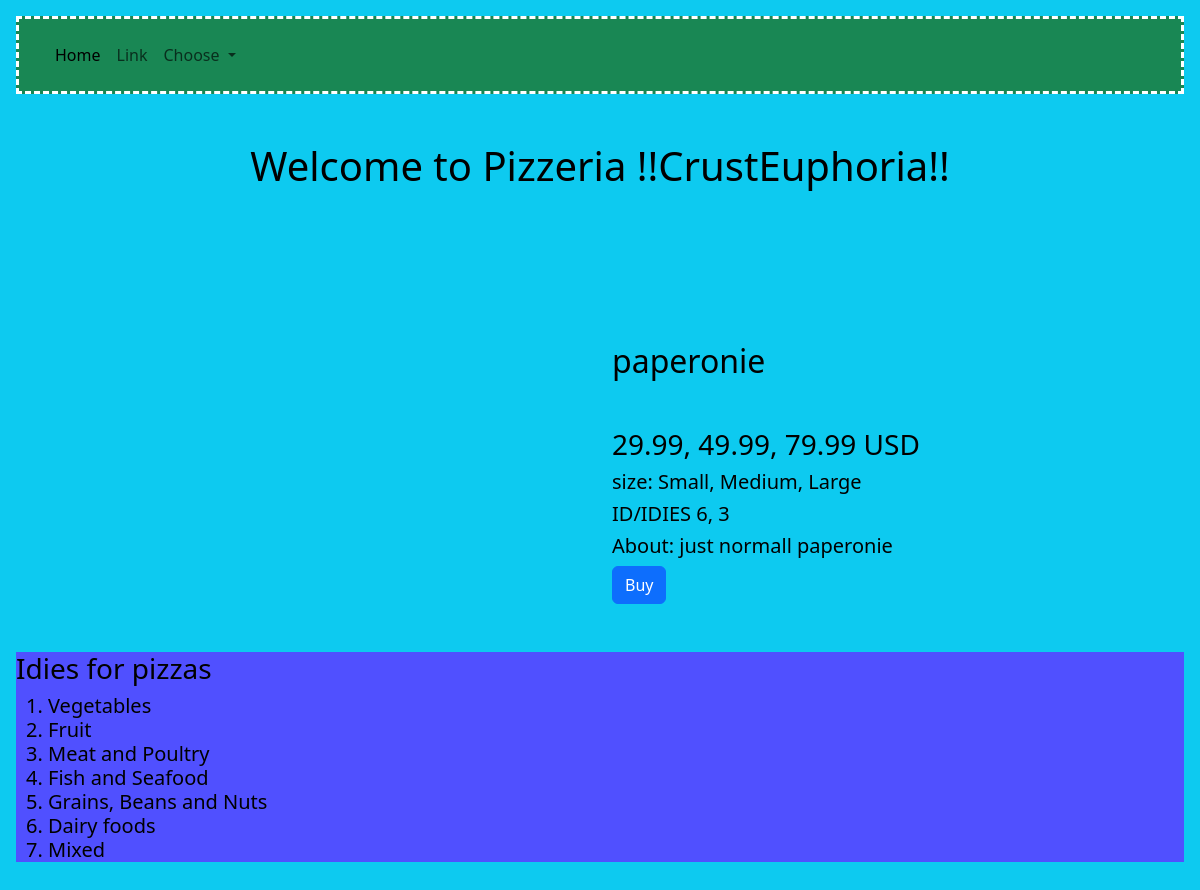
The app's page /pizza/4, older data.
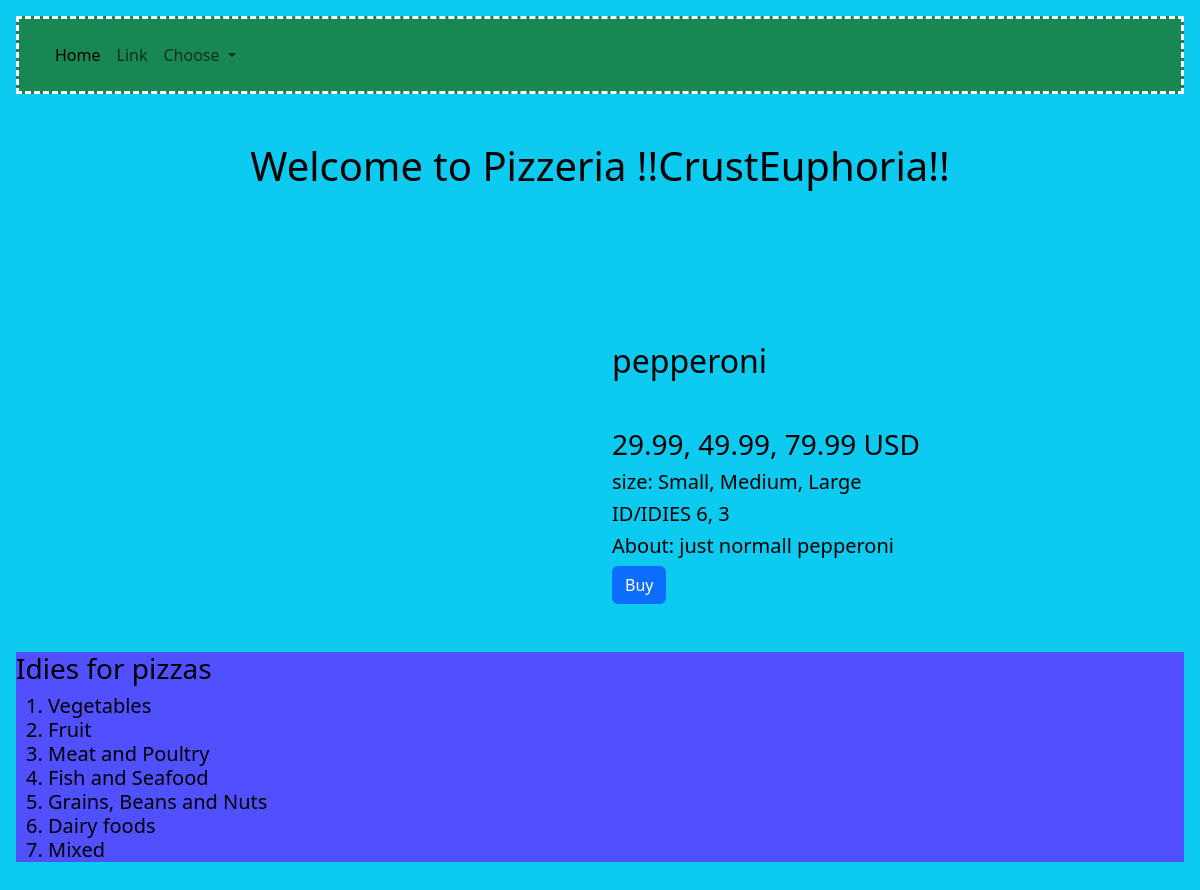
The same page, newer data.
### tables this page shows
CREATE TABLE "pizza" (
	"id"	INTEGER,
	"category_id"	INTEGER NOT NULL,
	"title"	TEXT NOT NULL,
	"description"	TEXT,
	"image"	TEXT,
	"price"	REAL NOT NULL DEFAULT '29.99, 49.99, 79.99',
	"size"	TEXT DEFAULT 'Small, Medium, Large',
	"id_category"	NUMERIC NOT NULL DEFAULT 'None',
	FOREIGN KEY("category_id") REFERENCES "categories"("id"),
	PRIMARY KEY("id")
);

### app.py (the view)
@app.route("/pizza/<pizza_id>")
def pizza(pizza_id):
    pizza_obj = db_pizzas.get_pizza(pizza_id)
    return render_template('own_pizza.html', title="Online Pizzeria", pizza = pizza_obj)

### sql_queries.py (called while the page is built)
    def open_pizzas(self): #функція що відкриває базу даних
        self.conn =sqlite3.connect(self.db_name) # з'єднання з базою даних (БД)
        self.cursor = self.conn.cursor() #курсор (посилання) на БД

    def close_pizzas(self): #функція що закриває базу даних
        self.cursor.close()
        self.conn.close()

    def get_pizza(self, id):
        self.open_pizzas()
        self.cursor.execute("SELECT * FROM pizza WHERE id==(?)", [id])
        data_one_pizza = self.cursor.fetchone()
        self.close_pizzas()
        return data_one_pizza

### templates/own_pizza.html (shortened to what this page needs)
{% extends 'base.html' %}
{% block content %}
<div class="container py-5 one_pizza">
    <div class="row">
    <div class="col-12 col-lg-6">
    </div>
    <div class="col-12 col-lg-6">
        <h2 class="mr-5 ml-5 mb-5 mt-5">{{pizza[2]}}</h2>
        <h3>{{pizza[5]}} USD</h3>
        <h5>size: {{pizza[6]}}</h5>
        <h5>ID/IDIES {{pizza[7]}}</h5>
        <h5>About: {{pizza[3]}}</h5>
        <a class="btn btn-primary" href="{{ url_for('order_pizza', pizza_id = pizza[0]) }}" role="button">Buy</a>
    </div>
    </div>
</div>
{% endblock content %}

### templates/base.html (shortened to what this page needs)
<!DOCTYPE html>
<html lang="uk">
<head>
    <link href="https://cdn.jsdelivr.net/npm/bootstrap@5.3.0/dist/css/bootstrap.min.css" rel="stylesheet">
    <link rel="stylesheet" href="{{ url_for('static', filename='style.css') }}">
</head>
<body class="text-bg-info p-3">
    <header>
        {% include 'menu.html' %}
        <br>
        <br><h1 class="Welcome">Welcome to Pizzeria !!CrustEuphoria!!</h1><br>
        <br>
    </header>
    <main>
        {% block content %}
        {% endblock content %}
    </main>
    <footer>
        {% include 'idies.html'%}
    </footer>
</body>
</html>

### templates/menu.html (shortened to what this page needs)
		<nav class="navbar navbar-expand-lg text-bg-success p-3 NavBar">
  			<div class="container-fluid">
    			<div class="collapse navbar-collapse" id="navbarSupportedContent">
	      			<ul class="navbar-nav me-auto mb-2 mb-lg-0">
        				<li class="nav-item">
            				<a class="nav-link active" href="/templates/index.html">Home</a>
        				</li>
        				<li class="nav-item">
    	        			<a class="nav-link" href="#">Link</a>
	        			</li>
        				<li class="nav-item dropdown">
          					<a class="nav-link dropdown-toggle" href="#" role="button" data-bs-toggle="dropdown" aria-expanded="false">
            					Choose
          					</a>
    			    		</li>
    	  				</ul>
				</div>
  			</div>
		</nav>

### templates/idies.html
<div class="List">
    <h3>Idies for pizzas</h3>
    <ol>
        <h5>
            <li>Vegetables</li>
            <li>Fruit</li>
            <li>Meat and Poultry</li>
            <li>Fish and Seafood</li>
            <li>Grains, Beans and Nuts</li>
            <li>Dairy foods</li>
            <li>Mixed</li>
        </h5>
    </ol>
</div>

### static/style.css (style rules this page uses)
.Welcome { text-align: center; }
.List { border-style: none; background-color: rgb(80, 80, 255); }
.NavBar { border-style: dashed; }

Row changes from the older to the newer data that the page shows:
changed pizza "Small, Medium, Large": title "paperonie" → "pepperoni"; description "just normall paperonie" → "just normall pepperoni"
